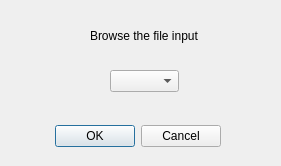
<?xml version="1.0" encoding="UTF-8"?>
<ui version="4.0">
 <class>seasonDistanceDialogBase</class>
 <widget class="QDialog" name="seasonDistanceDialogBase">
  <property name="geometry">
   <rect>
    <x>0</x>
    <y>0</y>
    <width>281</width>
    <height>166</height>
   </rect>
  </property>
  <property name="windowTitle">
   <string>Owls Season Distance</string>
  </property>
  <widget class="QDialogButtonBox" name="button_box">
   <property name="geometry">
    <rect>
     <x>-120</x>
     <y>120</y>
     <width>341</width>
     <height>32</height>
    </rect>
   </property>
   <property name="orientation">
    <enum>Qt::Horizontal</enum>
   </property>
   <property name="standardButtons">
    <set>QDialogButtonBox::Cancel|QDialogButtonBox::Ok</set>
   </property>
  </widget>
  <widget class="QLabel" name="label">
   <property name="geometry">
    <rect>
     <x>90</x>
     <y>20</y>
     <width>111</width>
     <height>31</height>
    </rect>
   </property>
   <property name="text">
    <string>Browse the file input</string>
   </property>
  </widget>
  <widget class="QComboBox" name="comboBox">
   <property name="geometry">
    <rect>
     <x>110</x>
     <y>70</y>
     <width>69</width>
     <height>22</height>
    </rect>
   </property>
  </widget>
 </widget>
 <resources/>
 <connections>
  <connection>
   <sender>button_box</sender>
   <signal>accepted()</signal>
   <receiver>seasonDistanceDialogBase</receiver>
   <slot>accept()</slot>
   <hints>
    <hint type="sourcelabel">
     <x>20</x>
     <y>20</y>
    </hint>
    <hint type="destinationlabel">
     <x>20</x>
     <y>20</y>
    </hint>
   </hints>
  </connection>
  <connection>
   <sender>button_box</sender>
   <signal>rejected()</signal>
   <receiver>seasonDistanceDialogBase</receiver>
   <slot>reject()</slot>
   <hints>
    <hint type="sourcelabel">
     <x>20</x>
     <y>20</y>
    </hint>
    <hint type="destinationlabel">
     <x>20</x>
     <y>20</y>
    </hint>
   </hints>
  </connection>
 </connections>
</ui>
